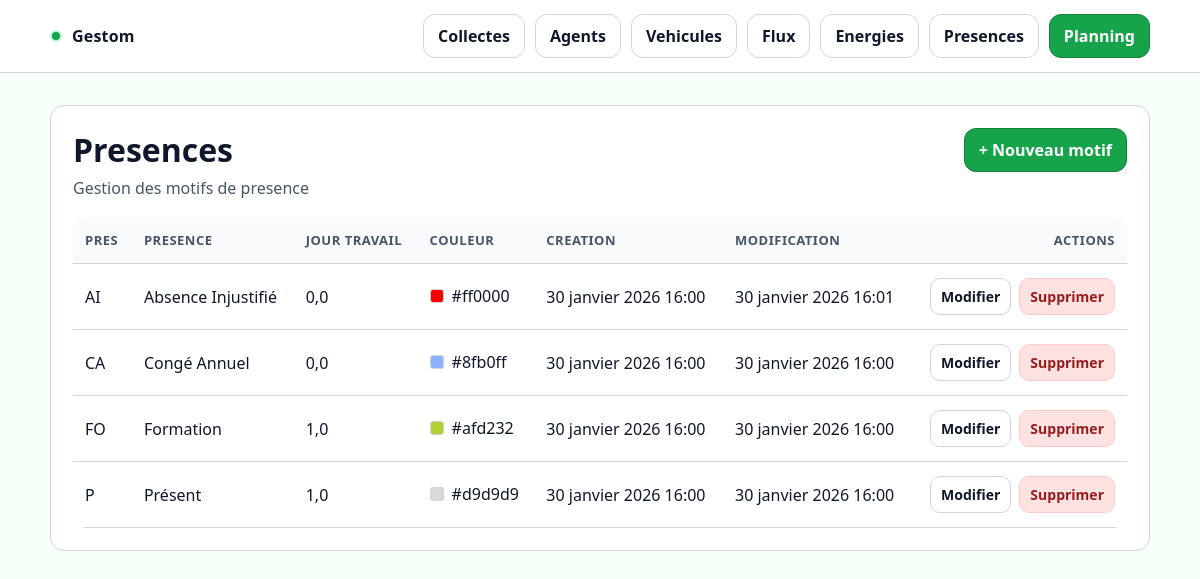
/presence-motifs/, run on an earlier commit of the app's database.
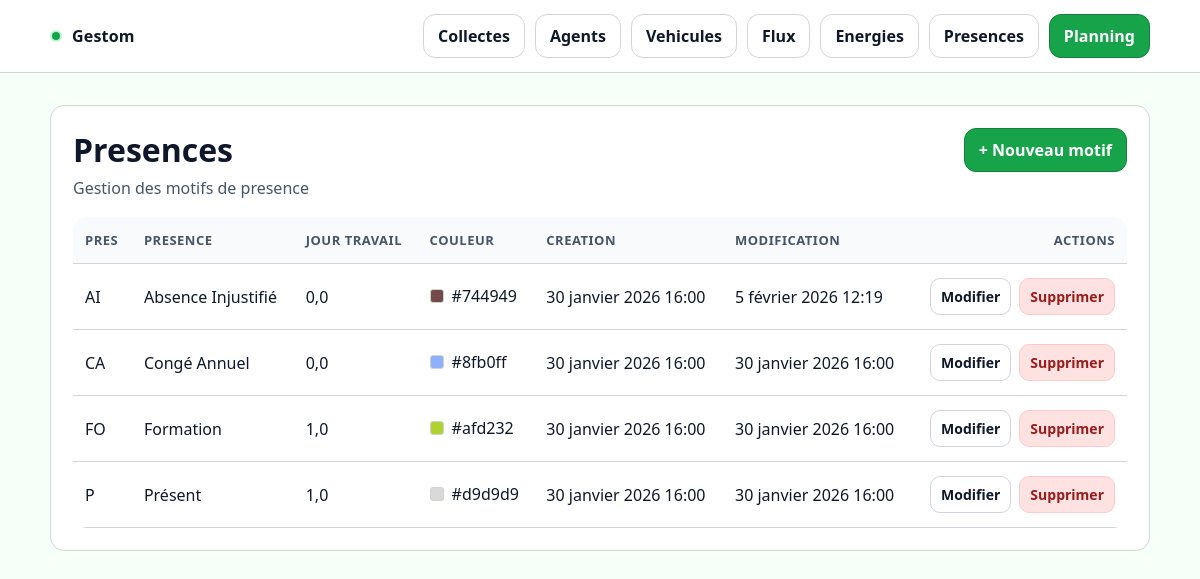
And on a later commit of the database.
### core/models.py (models this page shows, shortened)
class PresenceMotif(models.Model):
    pres = models.CharField(max_length=150)
    presence = models.CharField(max_length=150)
    jour_travail = models.FloatField()
    couleur_hex_motif_presence = models.CharField(max_length=7, blank=True)
    date_creation = models.DateTimeField(auto_now_add=True)
    date_modification = models.DateTimeField(auto_now=True)
    class Meta:
        ordering = ["pres", "presence"]

### core/views.py (the view)
# urls.py: path("presence-motifs/", PresenceMotifListView.as_view(), name="presence_motif_list"),
class PresenceMotifListView(ListView):
    model = PresenceMotif
    template_name = "core/presence_motif_list.html"
    context_object_name = "presence_motifs"

### core/templates/core/presence_motif_list.html (shortened to what this page needs)
{% extends "core/base.html" %}
{% block content %}
<div class="card">
  <div class="card__pad">
    <div class="header">
      <div>
        <h1 class="h1">Presences</h1>
        <p class="sub">Gestion des motifs de presence</p>
      </div>
      <a href="{% url 'core:presence_motif_create' %}" class="btn btn--primary">
        + Nouveau motif
      </a>
    </div>
    <div class="table-wrap">
      <table class="table">
        <thead>
          <tr>
            <th>Pres</th>
            <th>Presence</th>
            <th>Jour travail</th>
            <th>Couleur</th>
            <th>Creation</th>
            <th>Modification</th>
            <th class="right">Actions</th>
          </tr>
        </thead>
        <tbody>
          {% for m in presence_motifs %}
          <tr>
            <td>{{ m.pres }}</td>
            <td>{{ m.presence }}</td>
            <td>{{ m.jour_travail }}</td>
            <td>
              {% if m.couleur_hex_motif_presence %}
                <span style="display:inline-flex;align-items:center;gap:8px;">
                  <span style="display:inline-block;width:14px;height:14px;border-radius:3px;border:1px solid #cbd7c8;background:{{ m.couleur_hex_motif_presence }};"></span>
                  <span>{{ m.couleur_hex_motif_presence }}</span>
                </span>
              {% else %}
                <span class="sub">-</span>
              {% endif %}
            </td>
            <td>{{ m.date_creation }}</td>
            <td>{{ m.date_modification }}</td>
            <td class="right">
              <div class="actions">
                <a href="{% url 'core:presence_motif_update' m.pk %}" class="btn btn--sm btn--ghost">Modifier</a>
                <a href="{% url 'core:presence_motif_delete' m.pk %}" class="btn btn--sm btn--danger">Supprimer</a>
              </div>
            </td>
          </tr>
          {% empty %}
          <tr>
            <td colspan="7" class="sub">Aucun motif enregistre</td>
          </tr>
          {% endfor %}
        </tbody>
      </table>
    </div>
  </div>
</div>
{% endblock %}

What changed in the data, as far as the page shows it:
changed PresenceMotif "AI": couleur_hex_motif_presence "#ff0000" → "#744949"; date_modification "30 janvier 2026 16:01" → "5 février 2026 12:19"
